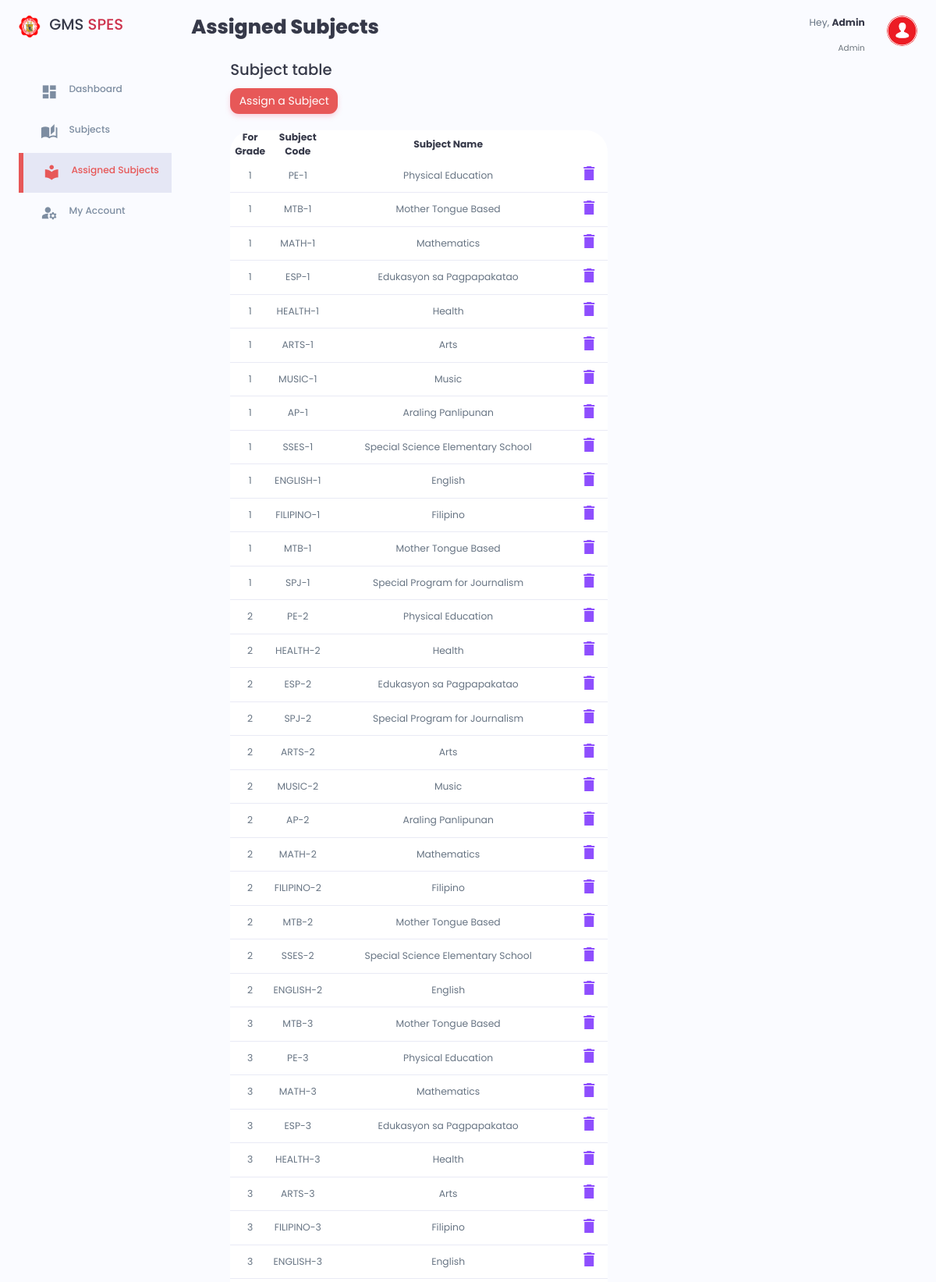
The app's page /admin/main_page/assignedsubjects.php (signed in, upper part) with its own data.
### tables this page shows
CREATE TABLE `subject_tbl` (
  `id` int(255) NOT NULL,
  `subject_grade_lvl` int(11) NOT NULL,
  `subject_code` varchar(255) NOT NULL,
  `subject_name` varchar(255) NOT NULL
);

### admin/main_page/assignedsubjects.php (the view, shortened to what this page needs)
<?php
$con = connection();
$subject_assigned_lists = null;
$sql = "SELECT * FROM `subject_tbl` ORDER BY `subject_grade_lvl`";
$subject_res = $con->query($sql) or die($con->error);
while ($subject_row = $subject_res->fetch_array()) {
    $subject_assigned_lists[] = $subject_row;
}
?>
<!doctype html>
<html lang="en">
<head>
    <link href="https://cdn.jsdelivr.net/npm/bootstrap@5.2.2/dist/css/bootstrap.min.css" rel="stylesheet">
    <link rel="stylesheet" href="../../css/res-sidenav/respons-side.css">
    <link rel="stylesheet" href="../../css/admin/admin.css">
    <link rel="stylesheet" href="../../css/table/table.css">
</head>
<body>
    <div class="main-container">
        <aside>
            <div class="top">
                <div class="logo">
                    <img src="../../img/logo/speslogo.png" alt="">
                    <h2>GMS <span class="variant">SPES</span></h2>
                </div>
            </div>
            <div class="sidebar">
                <a href="dashboard.php">
                    <span class="material-icons-sharp">dashboard</span>
                    <h3>Dashboard</h3>
                </a>
                <a href="subjects.php">
                    <span class="material-icons-sharp">auto_stories</span>
                    <h3>Subjects</h3>
                </a>
                <a href="assignedsubjects.php" class="active">
                    <span class="material-icons-sharp">local_library</span>
                    <h3>Assigned Subjects</h3>
                </a>
                <a href="mysettings.php">
                    <span class="material-icons-sharp">manage_accounts</span>
                    <h3>My Account</h3>
                </a>
                <form action="../functions/logout.php" method="POST">
                </form>
            </div>
        </aside>
        <main>
            <h1>Assigned Subjects</h1>
            <div class="class-table">
                <h2>Subject table</h2>
                <button class="btn btn-save mb-4" data-bs-toggle="modal" data-bs-target="#assignSubjectModal">
                    Assign a Subject
                </button>
                <table>
                    <thead>
                        <tr>
                            <th>For Grade</th>
                            <th>Subject Code</th>
                            <th>Subject Name</th>
                        </tr>
                    </thead>
                    <?php if ($subject_assigned_lists > 0) { ?>
                        <tbody>
                            <?php foreach ($subject_assigned_lists as $subjects) : ?>
                                <tr>
                                    <td><?php echo $subjects['subject_grade_lvl'] ?></td>
                                    <td><?php echo $subjects['subject_code'] ?></td>
                                    <td><?php echo $subjects['subject_name'] ?></td>
                                    <td>
                                        <button class="btn delete-subject">
                                            <span class="material-icons-sharp" data-bs-toggle="modal" data-bs-target="#deleteSubjectModal">delete</span>
                                        </button>
                                    </td>
                                </tr>
                            <?php endforeach; ?>
                        </tbody>
                    <?php } else {
                        echo "No Subjects to display. Please add one";
                    } ?>
                </table>
                <br>
                <br>
            </div>
        </main>
        <div class="right">
            <div class="top">
                <div class="profile">
                    <div class="info">
                        <p>Hey, <b>Admin</b></p>
                        <small class="text-muted">Admin</small>
                    </div>
                    <div class="profile-photo">
                        <img src="../../img/admin/admin.png" alt="">
                    </div>
                </div>
            </div>
        </div>
    </div>
</body>
</html>

### css/res-sidenav/respons-side.css (style rules this page uses)
:root { --color-variant: #CD324C; --color-primary: #E75858; --color-secondary: #F85858; --color-tertiary: #F9809B; --color-purple: #8E4EFE; --color-text-primary: #212529; --color-text-secondary: #707070; --color-white: #FFFFFF; --color-info-dark: #7D8DA1; --color-info-light: #DCE1EB; --color-dark-variant: #677483; --color-primary-variant: #111E88; --color-dash-color: #98A6AD; --color-background: #FAFBFF; --color-dark: #363949; --color-light: rgba(132, 139, 200, 0.18); --box-shadow: 0 2rem 3rem var(--color-light); --card-padding: 1.8rem; --padding-1: 1.2rem; --card-border-radius: 2rem; --border-radius-1: 0.4rem; --border-radius-2: 0.8rem; --border-radius-3: 1.2rem; --color-success:#41F1B6; --color-danger: #FF7782; --color-warning: #FFBB55; }
* { margin: 0; padding: 0; outline: 0; appearance: none; border: 0; text-decoration: none; list-style: none; box-sizing: border-box; }
html { font-size: 14px; }
body { width: 100vw; height: 100vh; font-family: "Poppins", sans-serif; font-size: 0.88rem; background: var(--color-background); user-select: none; overflow-x: hidden; color: var(--color-dark); }
.main-container { display: grid; width: 96%; margin: 0 auto; gap: 1.8rem; grid-template-columns: 14rem auto 23rem; }
a { color: var(--color-dash-color); text-decoration: none; }
img { display: block; width: 100%; }
h1 { font-weight: 800; font-size: 1.8rem; }
h2 { font-size: 1.4rem; }
h3 { font-size: 0.87rem; }
small { font-size: 0.75rem; }
.profile-photo { width: 2.8rem; height: 2.8rem; border-radius: 50%; overflow: hidden; }
.text-muted { color: var(--color-info-light); }
p { color: var(--color-dark-variant); }
b { color: var(--color-dark); }
.variant { color: var(--color-variant); }
aside { height: 100vh; }
aside .top { display: flex; align-items: center; justify-content: space-between; margin-top: 1.4rem; }
aside .logo { display: flex; gap: 0.8rem;; }
aside .logo img { width: 2rem; height: 2rem; }
aside .sidebar { display: flex; flex-direction: column; height: 86vh; position: relative; top: 3rem; }
aside h3 { font-weight: 500; }
aside .sidebar a { display: flex; color: var(--color-info-dark); margin-left: 2rem; gap: 1rem; align-items: center; position: relative; height: 3.7rem; transition: all 300ms ease; }
aside .sidebar a span { font-size: 1.6rem; transition: all 300ms ease; }
aside .sidebar a.active { background: var(--color-light); color: var(--color-primary); margin-left: 0; }
aside .sidebar a.active:before { content: ""; width: 6px; height: 100%; background: var(--color-primary); }
aside .sidebar a.active span { color: var(--color-primary); margin-left: calc(1rem - 3px); }

### css/admin/admin.css (style rules this page uses)
:root { --color-variant: #CD324C; --color-primary: #E75858; --color-secondary: #F85858; --color-tertiary: #F9809B; --color-purple: #8E4EFE; --color-text-primary: #212529; --color-text-secondary: #707070; --color-white: #FFFFFF; --color-info-dark: #7D8DA1; --color-info-light: #DCE1EB; --color-dark-variant: #677483; --color-primary-variant: #111E88; --color-dash-color: #98A6AD; --color-background: #FAFBFF; --color-dark: #363949; --color-light: rgba(132, 139, 200, 0.18); --box-shadow: 0 2rem 3rem var(--color-light); --card-padding: 1.8rem; --padding-1: 1.2rem; --card-border-radius: 2rem; --border-radius-1: 0.4rem; --border-radius-2: 0.8rem; --border-radius-3: 1.2rem; --color-success:#41F1B6; --color-danger: #FF7782; --color-warning: #FFBB55; }
main { margin-top: 1.4rem; height: 90vh; overflow-y: scroll; }
.right { margin-top: 1.4rem; }
.right .top { display: flex; justify-content: end; gap: 2rem; }
.right .top .profile { display: flex; gap: 2rem; text-align: right; }
.btn-save { background: var(--color-primary); border-radius: var(--border-radius-2); color: #FFFFFF; box-shadow: 0 3px 6px rgba(248, 128, 155, .34); }
@media screen and (min-width: 768px) { .class-table { overflow-y: scroll; height:90vh; padding: 0 50px; } }

### records on screen
subject_tbl: subject_grade_lvl "1", subject_code "PE-1", subject_name "Physical Education"
subject_tbl: subject_grade_lvl "1", subject_code "MTB-1", subject_name "Mother Tongue Based"
subject_tbl: subject_grade_lvl "1", subject_code "MATH-1", subject_name "Mathematics"
subject_tbl: subject_grade_lvl "1", subject_code "ESP-1", subject_name "Edukasyon sa Pagpapakatao"
subject_tbl: subject_grade_lvl "1", subject_code "HEALTH-1", subject_name "Health"
subject_tbl: subject_grade_lvl "1", subject_code "ARTS-1", subject_name "Arts"
subject_tbl: subject_grade_lvl "1", subject_code "MUSIC-1", subject_name "Music"
subject_tbl: subject_grade_lvl "1", subject_code "AP-1", subject_name "Araling Panlipunan"
subject_tbl: subject_grade_lvl "1", subject_code "SSES-1", subject_name "Special Science Elementary School"
subject_tbl: subject_grade_lvl "1", subject_code "ENGLISH-1", subject_name "English"
subject_tbl: subject_grade_lvl "1", subject_code "FILIPINO-1", subject_name "Filipino"
subject_tbl: subject_grade_lvl "1", subject_code "MTB-1", subject_name "Mother Tongue Based"
subject_tbl: subject_grade_lvl "1", subject_code "SPJ-1", subject_name "Special Program for Journalism"
subject_tbl: subject_grade_lvl "2", subject_code "PE-2", subject_name "Physical Education"
subject_tbl: subject_grade_lvl "2", subject_code "HEALTH-2", subject_name "Health"
subject_tbl: subject_grade_lvl "2", subject_code "ESP-2", subject_name "Edukasyon sa Pagpapakatao"
subject_tbl: subject_grade_lvl "2", subject_code "SPJ-2", subject_name "Special Program for Journalism"
subject_tbl: subject_grade_lvl "2", subject_code "ARTS-2", subject_name "Arts"
subject_tbl: subject_grade_lvl "2", subject_code "MUSIC-2", subject_name "Music"
subject_tbl: subject_grade_lvl "2", subject_code "AP-2", subject_name "Araling Panlipunan"
subject_tbl: subject_grade_lvl "2", subject_code "MATH-2", subject_name "Mathematics"
subject_tbl: subject_grade_lvl "2", subject_code "FILIPINO-2", subject_name "Filipino"
subject_tbl: subject_grade_lvl "2", subject_code "MTB-2", subject_name "Mother Tongue Based"
subject_tbl: subject_grade_lvl "2", subject_code "SSES-2", subject_name "Special Science Elementary School"
subject_tbl: subject_grade_lvl "2", subject_code "ENGLISH-2", subject_name "English"
subject_tbl: subject_grade_lvl "3", subject_code "MTB-3", subject_name "Mother Tongue Based"
subject_tbl: subject_grade_lvl "3", subject_code "PE-3", subject_name "Physical Education"
subject_tbl: subject_grade_lvl "3", subject_code "MATH-3", subject_name "Mathematics"
subject_tbl: subject_grade_lvl "3", subject_code "ESP-3", subject_name "Edukasyon sa Pagpapakatao"
subject_tbl: subject_grade_lvl "3", subject_code "HEALTH-3", subject_name "Health"
subject_tbl: subject_grade_lvl "3", subject_code "ARTS-3", subject_name "Arts"
subject_tbl: subject_grade_lvl "3", subject_code "FILIPINO-3", subject_name "Filipino"
subject_tbl: subject_grade_lvl "3", subject_code "ENGLISH-3", subject_name "English"
